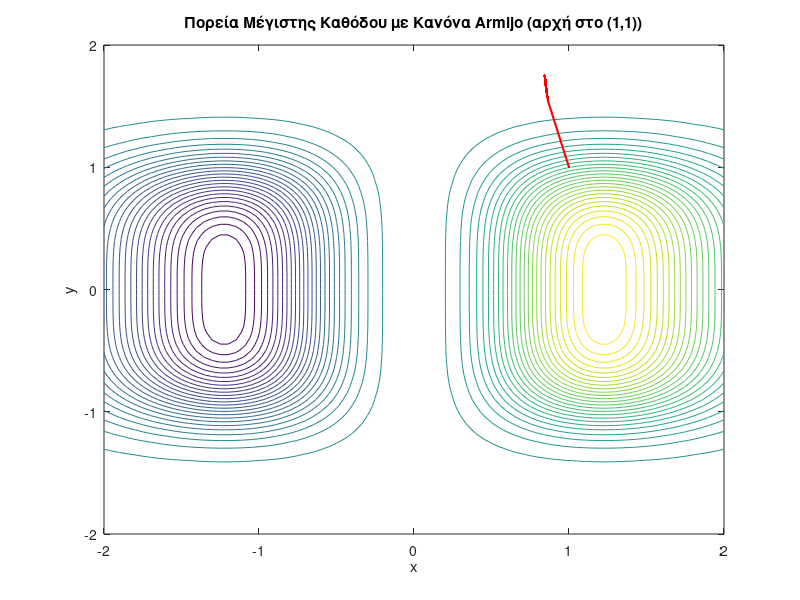

Source code (MATLAB):
clc; clear;

% Αρχικές τιμές
x = [1; 1];             % αρχικό σημείο (x0, y0)
s = 1;                  % αρχικό βήμα
beta = 0.5;             % παράγοντας μείωσης
sigma = 1e-4;           % παράμετρος Armijo
max_iter = 100;         % μέγιστος αριθμός επαναλήψεων
tol = 1e-6;             % ανοχή για σύγκλιση

% Συνάρτηση
f = @(x) x(1)^3 * exp(-x(1)^2 - x(2)^4);

% Gradient της f
gradf = @(x) [x(1)^2*(3 - 2*x(1)^2)*exp(-x(1)^2 - x(2)^4);
              -4*x(1)^3*x(2)^3*exp(-x(1)^2 - x(2)^4)];

% Αποθήκευση διαδρομής
trajectory = x';

for k = 1:max_iter
    gk = gradf(x);         % gradient
    dk = -gk;              % κατεύθυνση καθόδου

    % Υπολογισμός βήματος γ μέσω backtracking Armijo
    gamma = s;
    while f(x + gamma * dk) > f(x) + sigma * gamma * gk' * dk
        gamma = beta * gamma;
    end

    % Ενημέρωση σημείου
    x_new = x + gamma * dk;
    trajectory(end+1, :) = x_new';

    % Έλεγχος σύγκλισης
    if norm(x_new - x) < tol
        break;
    end

    x = x_new;
end

% Εμφάνιση αποτελεσμάτων
disp(['Τελικό σημείο: x = ', num2str(x(1)), ', y = ', num2str(x(2))]);
disp(['Τελική τιμή f(x, y): ', num2str(f(x))]);

% Προαιρετικό plot της διαδρομής
[X, Y] = meshgrid(-2:0.05:2, -2:0.05:2);
Z = X.^3 .* exp(-X.^2 - Y.^4);
figure;
contour(X, Y, Z, 50); hold on;
plot(trajectory(:,1), trajectory(:,2), 'r.-', 'LineWidth', 1.5);
title('Πορεία Μέγιστης Καθόδου με Κανόνα Armijo (αρχή στο (1,1))');
xlabel('x'); ylabel('y');
